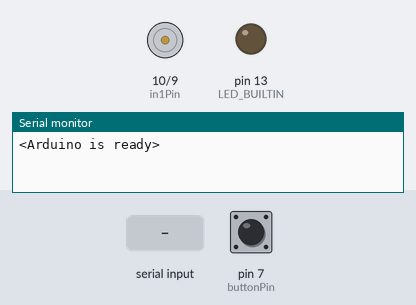
Simulated run of this sketch. Board: Arduino Uno, built with avr-gcc and run on an emulated ATmega328P. On the bench: motor-driver pin pairs drawn as motors (green arrow = first pin HIGH = forward, orange = second pin HIGH = backward, longer = more drive, scaled by the enable pin), output pins drawn as LEDs (lit = HIGH), the last lines printed to the serial monitor. Inputs (shaded band) come from the test bench; at power-on: pin 7 (buttonPin) HIGH.

Above: at 1.2 s.
1.3 s: "true\n" received over Serial
At 2.4 s:
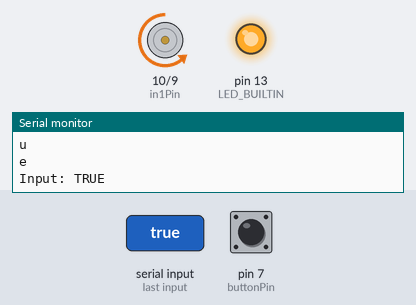
2.8 s: pin 7 (buttonPin) pulled LOW for 0.15 s
At 3.7 s:
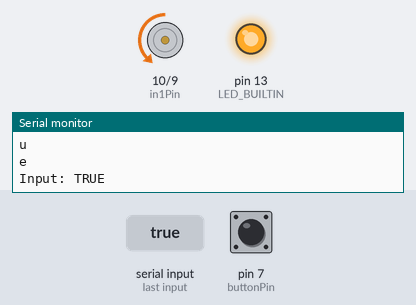
4.5 s: pin 7 (buttonPin) pulled LOW for 1 s
At 6.2 s:
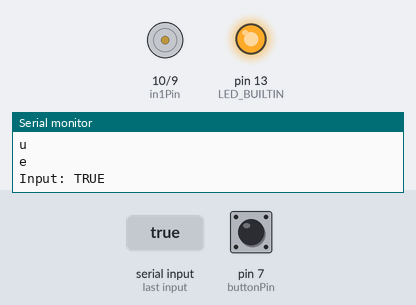
7.0 s: pin 7 (buttonPin) pulled LOW for 0.15 s
At 8.1 s:
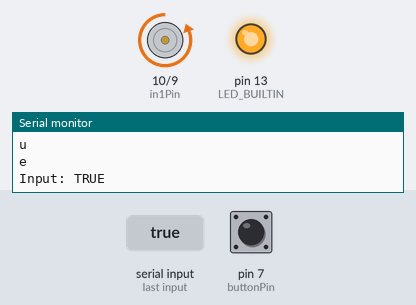
8.7 s: "false\n" received over Serial
At 9.3 s:
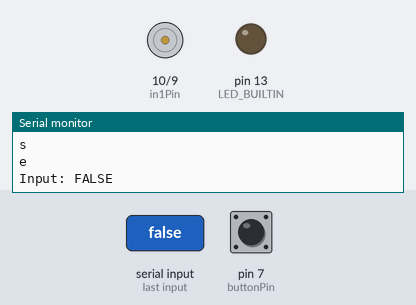
Timing chart, 0 to 11.7 s (numbered marks = the images above; inputs shaded):
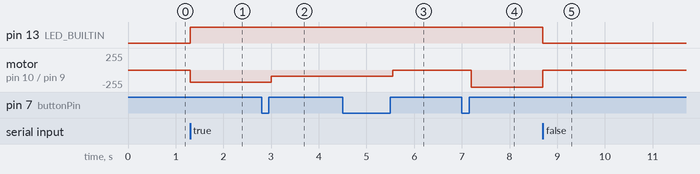

The sketch:

FocusFan.ino
```cpp
/////////////////////////////////////////////////////////////////////////////////////////
//            OpenBCI_GUI to Arduino via Serial: Focus Fan!                            //
//                                                                                     //
//            - The Arduino Built-In LED blinks when the user is Focused               //
//        - A button on pin 7 toggles motor speed: Full, Medium, Low, and Off          //
//                                                                                     //
//          Tested 7/29/2019 using iMac, Genuine Arduino, OpenBCI_GUI 4.1.3            //
//    Uses https://learn.adafruit.com/adafruit-arduino-lesson-15-dc-motor-reversing/   //
//        and https://docs.openbci.com/Tutorials/17-Arduino_Focus_Example              //
/////////////////////////////////////////////////////////////////////////////////////////

const byte numChars = 32;
char receivedChars[numChars];   // an array to store the received data
String previousData = "";
boolean newData = false;
boolean isFocused = false;
boolean lastFocusState = false;

int enablePin = 11;
int in1Pin = 10;
int in2Pin = 9;
int buttonPin = 7;
int ledPin = 13;

int buttonPushCounter = 0;   // counter for the number of button presses
int buttonState = 0;         // current state of the button
int lastButtonState = 0;     // previous state of the button

void setup() {
    pinMode(in1Pin, OUTPUT);
    pinMode(in2Pin, OUTPUT);
    pinMode(enablePin, OUTPUT);
    pinMode(buttonPin, INPUT_PULLUP);

    Serial.begin(57600);
    pinMode(LED_BUILTIN, OUTPUT);
    Serial.println("<Arduino is ready>");
}

void loop() {
    recvWithEndMarker();
    showNewData();

    handleButtonState();
    //check for state change
    if (isFocused) {
      setMotor(getMotorPower(), true);
      digitalWrite(13, HIGH);
    } else {
      setMotor(0, true);
      digitalWrite(13, LOW);
    }
    lastFocusState = isFocused;
}

//Recieve data and look for the endMarker '\n' (new line)
void recvWithEndMarker() {
    static byte ndx = 0;
    char endMarker = '\n';
    char rc;

    while (Serial.available() > 0 && newData == false) {
        rc = Serial.read();
        Serial.println(rc);

        if (rc != endMarker) {
            receivedChars[ndx] = rc;
            ndx++;
            if (ndx >= numChars) {
                ndx = numChars - 1;
            }
        }
        else {
            receivedChars[ndx] = '\0'; // terminate the string
            ndx = 0;
            newData = true;
        }
    }
}

void showNewData() {
    if (newData == true) {
        //Convert char array into string
        String s = receivedChars;
        //Only perform an action when the incoming data changes
        if (!s.equals(previousData)) {
          //Check if the string is "true" or "false"
          if (s.equals("false")) {
            Serial.println("Input: FALSE");
            isFocused = false;
            digitalWrite(LED_BUILTIN, LOW);
          } else if (s.equals("true")) {
            Serial.println("Input: TRUE");
            digitalWrite(LED_BUILTIN, HIGH);
            isFocused = true;
          } else {
            //Otherwise print the incoming with no action
            Serial.println("This just in ... " + s);
          }
        }
        newData = false;
        previousData = s;
    }
}

void setMotor(int speed, boolean reverse) {
    analogWrite(enablePin, speed);
    digitalWrite(in1Pin, !reverse);
    digitalWrite(in2Pin, reverse);
}

void handleButtonState () {
  buttonState = digitalRead(buttonPin);

    // compare the buttonState to its previous state
    if (buttonState != lastButtonState) {
      // if the state has changed, increment the counter
      if (buttonState == HIGH) {
        // if the current state is HIGH then the button went from off to on:
        buttonPushCounter++;
        //Serial.println("on");
      } else {
        // if the current state is LOW then the button went from on to off:
        //Serial.println("off");
      }
      // Delay a little bit to avoid bouncing
      delay(50);
    }
    // save the current state as the last state, for next time through the loop
    lastButtonState = buttonState;
}

int getMotorPower() {
    //Toggle the fan power between four settings, shown below
    //Default: Full Power
    int power;
    switch (buttonPushCounter % 4) {
      case 0: //Every 4 clicks reverts to full power
        power = 255; //Full power
        break;
      case 1:
        power = 180; //Medium power
        break;
      case 2:
        power = 90;  //Low power
        break;
      case 3:
        power = 0;  //Motor off
        break;
    }
    return power;
}
```

Measured:
- after the input at 1.3 s, pin 13 (LED_BUILTIN): LOW → HIGH at once; motor on pin 10 (in1Pin) / pin 9 (in2Pin): stopped → backward 180/255 at once
- after the input at 2.8 s, motor on pin 10 (in1Pin) / pin 9 (in2Pin): backward 180/255 → backward 90/255 after 0.20 s
- after the input at 4.5 s, motor on pin 10 (in1Pin) / pin 9 (in2Pin): backward 90/255 → stopped after 1.1 s
- after the input at 7.0 s, motor on pin 10 (in1Pin) / pin 9 (in2Pin): stopped → backward 255/255 after 0.20 s
- after the input at 8.7 s, pin 13 (LED_BUILTIN): HIGH → LOW at once; motor on pin 10 (in1Pin) / pin 9 (in2Pin): backward 255/255 → stopped at once
